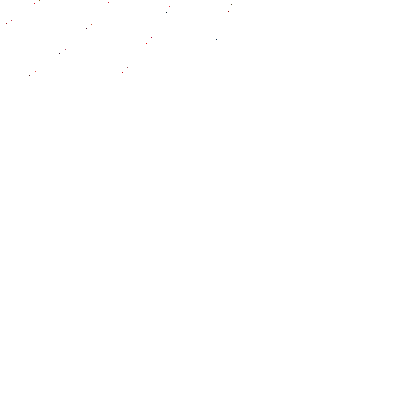
Frame 1 (no input)
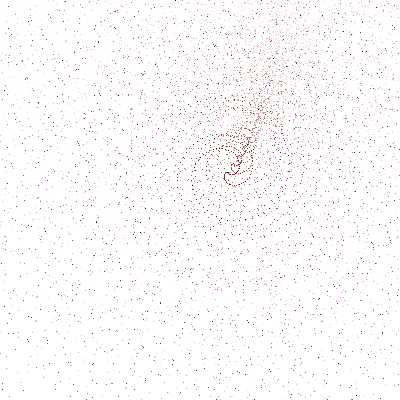
Frame 60 (the mouse pressed at the canvas centre just before this capture)
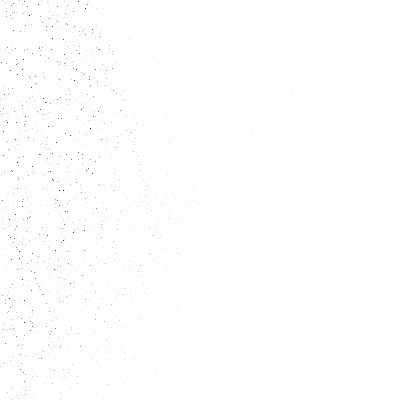
Frame 120 (the mouse held since frame 60 and released just before this capture)

The Processing sketch that drew these frames (run headless with seeded random() and noise(); from frame 60 on, the mouse is pressed at the canvas centre):

// Processing sketch: processing_56906
// ── processing_56906.pde


int[][] intMap;
int cols, rows, phase, angle, angle2, oX,oY;
PImage img;

void setup(){
  frameRate(60);
  size(400,400);
  cols = round(height/2);
  rows = round(width/2);
  phase = 0;
  angle = round(random(360));
  angle2 = round(random(360));
  oX = width/2;
  oY = height/2;
  intMap = new int[cols][rows];

  stroke(255,0,0);
  strokeWeight( 1 );
  strokeCap ( PROJECT );
  fill(120);
  background(255);
  translate(-oX,-oY);
}

void draw(){
  phase ++;
  if(phase > cols ) phase -= cols;
  angle2 += 0.5;
  if(angle2 > 360 ) angle -= 360;
  angle += 2;
  if(angle > 360 ) angle -= 360;
  updateMap();
}

void updateMap(){
  PImage img = createImage(width, height, RGB);
  img.loadPixels();
  img.copy(0, 0, width, height, 0, 0, width, height); 
  img.updatePixels();
  
  noStroke();
  fill(255,255,255,30);
  rect(0,0,width,height);
  noFill();

  blend(img, 0, 0, 33, 100, 67, 0, 73, 100, LIGHTEST);
  stroke(random(255),random(155),random(155));
   point( cos(radians(angle2))*random(cols) , sin(radians(angle2))*random(cols) );
  pushMatrix();
  rotate(radians(angle));
    translate( oX,oY);
    
    pushMatrix();
     point( cos(radians(angle2))*cols , sin(radians(angle2))*cols );
     rotate(radians(angle));
    translate( cos(radians(angle))*5 ,sin(radians(angle))*5 );
      pushMatrix();
         point( cos(radians(angle2))*(cols+phase), sin(radians(angle2))*(rows+phase) );
          rotate(radians(angle2));
          translate( cos(radians(angle2))*3 , cos(radians(angle2))*3 );
          pushMatrix();
          for( int c = 0; c< 360; c++ ) {
           rotate(radians(angle));
           stroke(random(255),random(100),random(100));
            point( cos(radians(angle2))*c , sin(radians(angle2))*c );
           stroke(random(255),random(50),random(50));
            point( cos(radians(angle))*c , sin(radians(angle))*c );
          }
          popMatrix();
      popMatrix();
    popMatrix();
  popMatrix();
}
